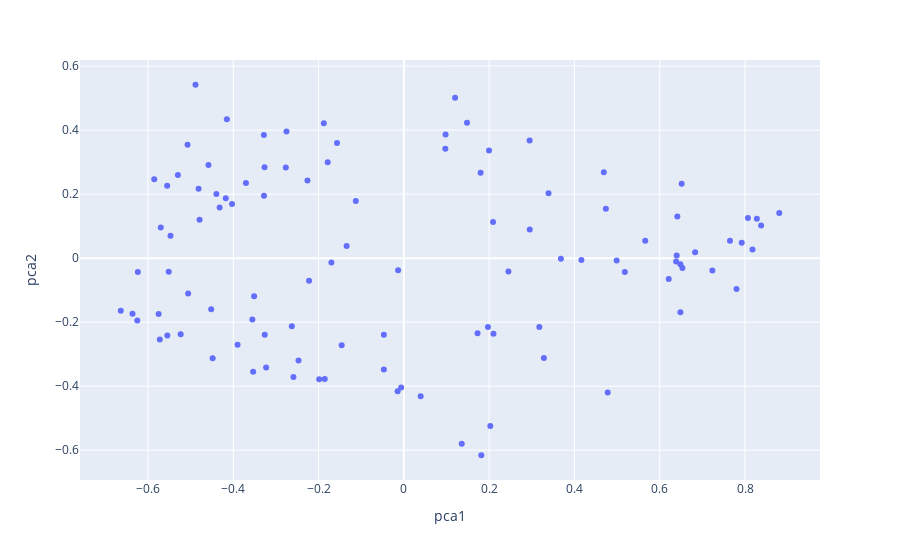

The notebook cell saved with this chart:
### Code cell
fig = px.scatter(mts_pca_df, x='pca1', y='pca2', hover_data=['index'])
fig.show()
